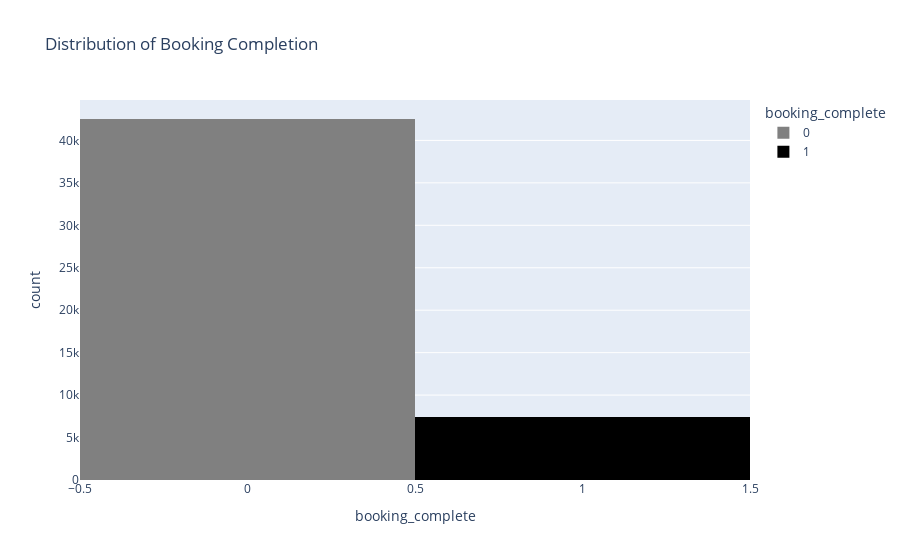

Write notebook code for a chart like this one.
### Markdown cell above
Most number of booking were made in the morning hours

### Code cell
custom_color_sequence = ['gray', 'black']
fig = px.histogram(df, x='booking_complete' , title='Distribution of Booking Completion', color='booking_complete', color_discrete_sequence= custom_color_sequence)
fig.update_traces(marker=dict(color='gray_r'), selector=dict(type='bar'))

fig.show()

### Figure 1 — Plotly figure (JSON) as saved in the notebook; plotly's stock layout.template omitted (floating-point values rounded to 4 significant figures; data arrays with more than 128 entries replaced by an {"elided": "..."} marker saying what was removed)
{"data": [{"alignmentgroup": "True", "bingroup": "x", "hovertemplate": "booking_complete=%{x}<br>count=%{y}<extra></extra>", "legendgroup": "0", "marker": {"color": "gray", "pattern": {"shape": ""}}, "name": "0", "offsetgroup": "0", "orientation": "v", "showlegend": true, "type": "histogram", "x": {"elided": "42522 int values"}, "xaxis": "x", "yaxis": "y"}, {"alignmentgroup": "True", "bingroup": "x", "hovertemplate": "booking_complete=%{x}<br>count=%{y}<extra></extra>", "legendgroup": "1", "marker": {"color": "black", "pattern": {"shape": ""}}, "name": "1", "offsetgroup": "1", "orientation": "v", "showlegend": true, "type": "histogram", "x": {"elided": "7478 int values"}, "xaxis": "x", "yaxis": "y"}], "layout": {"barmode": "relative", "legend": {"title": {"text": "booking_complete"}, "tracegroupgap": 0}, "title": {"text": "Distribution of Booking Completion"}, "xaxis": {"anchor": "y", "categoryarray": [0, 1], "categoryorder": "array", "domain": [0, 1], "title": {"text": "booking_complete"}}, "yaxis": {"anchor": "x", "domain": [0, 1], "title": {"text": "count"}}}}
